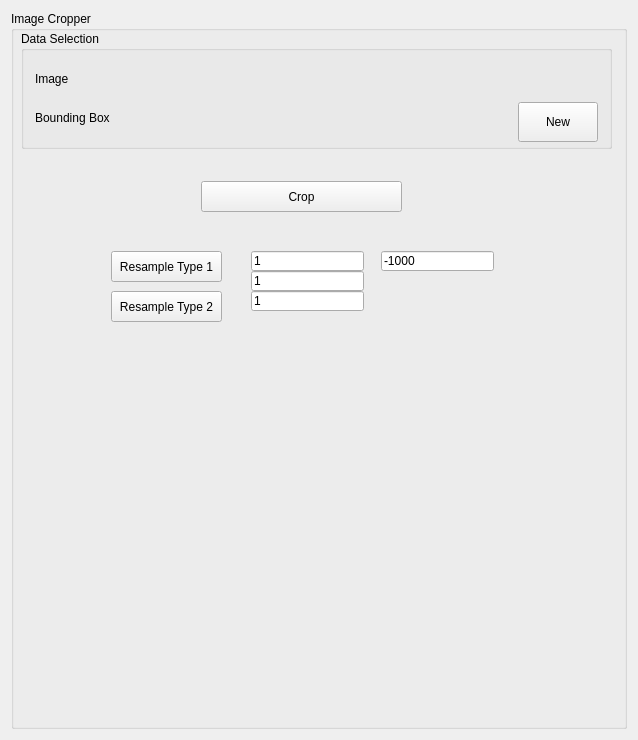
<?xml version="1.0" encoding="UTF-8"?>
<ui version="4.0">
 <class>ImageCropperNewControls</class>
 <widget class="QWidget" name="ImageCropperNewControls">
  <property name="geometry">
   <rect>
    <x>0</x>
    <y>0</y>
    <width>638</width>
    <height>740</height>
   </rect>
  </property>
  <property name="minimumSize">
   <size>
    <width>0</width>
    <height>0</height>
   </size>
  </property>
  <property name="windowTitle">
   <string>QmitkTemplate</string>
  </property>
  <layout class="QVBoxLayout" name="verticalLayout">
   <item>
    <widget class="QGroupBox" name="groupBox">
     <property name="title">
      <string>Image Cropper</string>
     </property>
     <widget class="QGroupBox" name="groupBox_2">
      <property name="geometry">
       <rect>
        <x>10</x>
        <y>20</y>
        <width>591</width>
        <height>118</height>
       </rect>
      </property>
      <property name="sizePolicy">
       <sizepolicy hsizetype="Minimum" vsizetype="Fixed">
        <horstretch>0</horstretch>
        <verstretch>0</verstretch>
       </sizepolicy>
      </property>
      <property name="title">
       <string>Data Selection</string>
      </property>
      <layout class="QGridLayout" name="gridLayoutDataSelection">
       <item row="1" column="0">
        <widget class="QLabel" name="labelBoundingBox">
         <property name="sizePolicy">
          <sizepolicy hsizetype="Maximum" vsizetype="Fixed">
           <horstretch>0</horstretch>
           <verstretch>0</verstretch>
          </sizepolicy>
         </property>
         <property name="text">
          <string>Bounding Box</string>
         </property>
        </widget>
       </item>
       <item row="1" column="2">
        <widget class="QPushButton" name="buttonCreateNewBoundingBox">
         <property name="sizePolicy">
          <sizepolicy hsizetype="Maximum" vsizetype="Fixed">
           <horstretch>0</horstretch>
           <verstretch>0</verstretch>
          </sizepolicy>
         </property>
         <property name="minimumSize">
          <size>
           <width>0</width>
           <height>40</height>
          </size>
         </property>
         <property name="text">
          <string>New</string>
         </property>
        </widget>
       </item>
       <item row="0" column="0">
        <widget class="QLabel" name="labelImage">
         <property name="sizePolicy">
          <sizepolicy hsizetype="Maximum" vsizetype="Fixed">
           <horstretch>0</horstretch>
           <verstretch>0</verstretch>
          </sizepolicy>
         </property>
         <property name="text">
          <string>Image</string>
         </property>
        </widget>
       </item>
       <item row="0" column="1">
        <widget class="QmitkSingleNodeSelectionWidget" name="imageSelectionWidget" native="true">
         <property name="sizePolicy">
          <sizepolicy hsizetype="Expanding" vsizetype="Minimum">
           <horstretch>0</horstretch>
           <verstretch>0</verstretch>
          </sizepolicy>
         </property>
         <property name="minimumSize">
          <size>
           <width>0</width>
           <height>40</height>
          </size>
         </property>
        </widget>
       </item>
       <item row="1" column="1">
        <widget class="QmitkSingleNodeSelectionWidget" name="surfaceSelectionWidget" native="true"/>
       </item>
      </layout>
     </widget>
     <widget class="QPushButton" name="pushButton_FastImageCrop">
      <property name="geometry">
       <rect>
        <x>190</x>
        <y>170</y>
        <width>201</width>
        <height>31</height>
       </rect>
      </property>
      <property name="text">
       <string>Crop</string>
      </property>
     </widget>
     <widget class="QPushButton" name="pushButton_resample">
      <property name="geometry">
       <rect>
        <x>100</x>
        <y>240</y>
        <width>111</width>
        <height>31</height>
       </rect>
      </property>
      <property name="text">
       <string>Resample Type 1</string>
      </property>
     </widget>
     <widget class="QLineEdit" name="lineEdit_x_step">
      <property name="geometry">
       <rect>
        <x>240</x>
        <y>240</y>
        <width>113</width>
        <height>20</height>
       </rect>
      </property>
      <property name="text">
       <string>1</string>
      </property>
     </widget>
     <widget class="QLineEdit" name="lineEdit_y_step">
      <property name="geometry">
       <rect>
        <x>240</x>
        <y>260</y>
        <width>113</width>
        <height>20</height>
       </rect>
      </property>
      <property name="text">
       <string>1</string>
      </property>
     </widget>
     <widget class="QLineEdit" name="lineEdit_z_step">
      <property name="geometry">
       <rect>
        <x>240</x>
        <y>280</y>
        <width>113</width>
        <height>20</height>
       </rect>
      </property>
      <property name="text">
       <string>1</string>
      </property>
     </widget>
     <widget class="QLineEdit" name="lineEdit_fringeValue">
      <property name="geometry">
       <rect>
        <x>370</x>
        <y>240</y>
        <width>113</width>
        <height>20</height>
       </rect>
      </property>
      <property name="text">
       <string>-1000</string>
      </property>
     </widget>
     <widget class="QPushButton" name="pushButton_resample_type2">
      <property name="geometry">
       <rect>
        <x>100</x>
        <y>280</y>
        <width>111</width>
        <height>31</height>
       </rect>
      </property>
      <property name="text">
       <string>Resample Type 2</string>
      </property>
     </widget>
    </widget>
   </item>
  </layout>
 </widget>
 <layoutdefault spacing="6" margin="11"/>
 <customwidgets>
  <customwidget>
   <class>QmitkSingleNodeSelectionWidget</class>
   <extends>QWidget</extends>
   <header location="global">QmitkSingleNodeSelectionWidget.h</header>
   <container>1</container>
  </customwidget>
 </customwidgets>
 <resources/>
 <connections/>
</ui>
